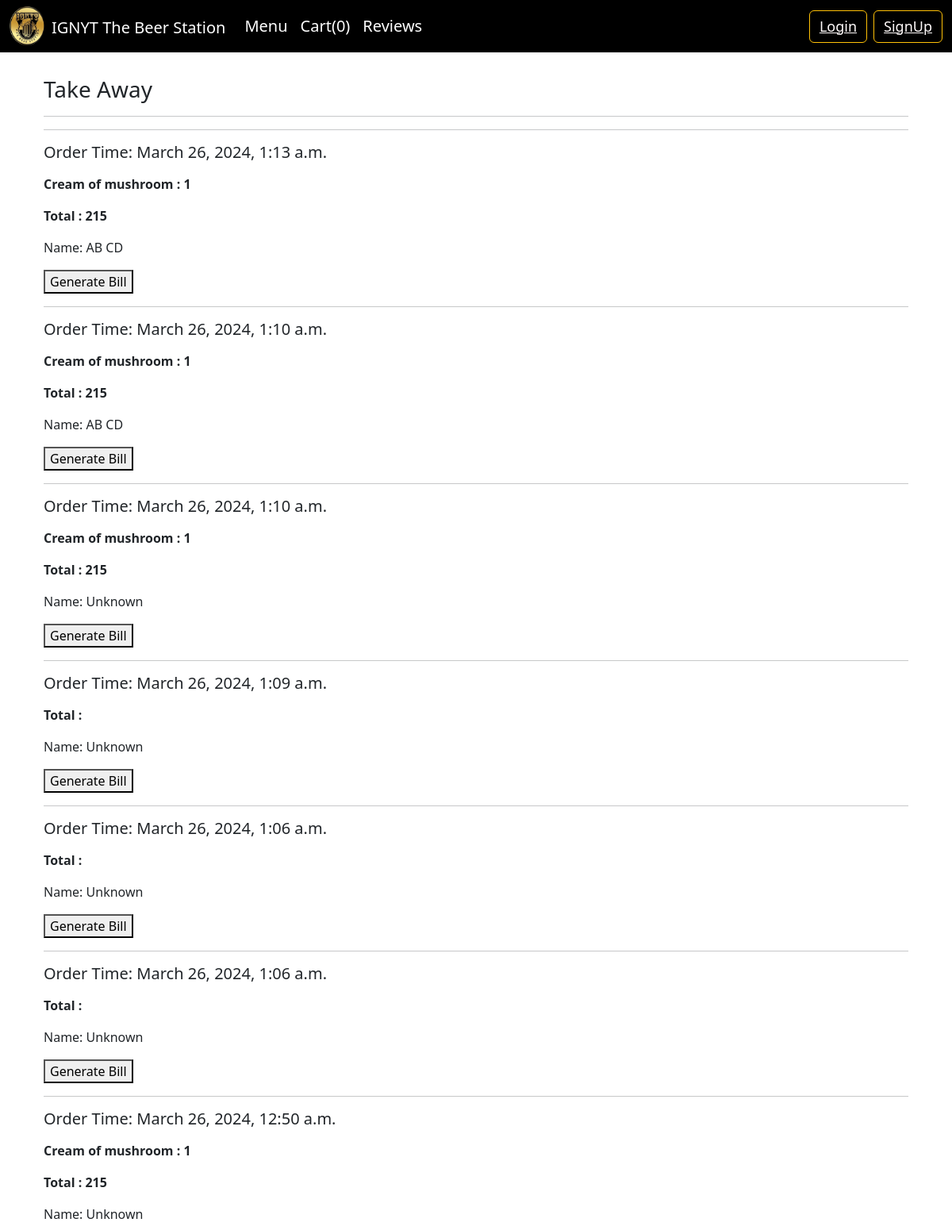
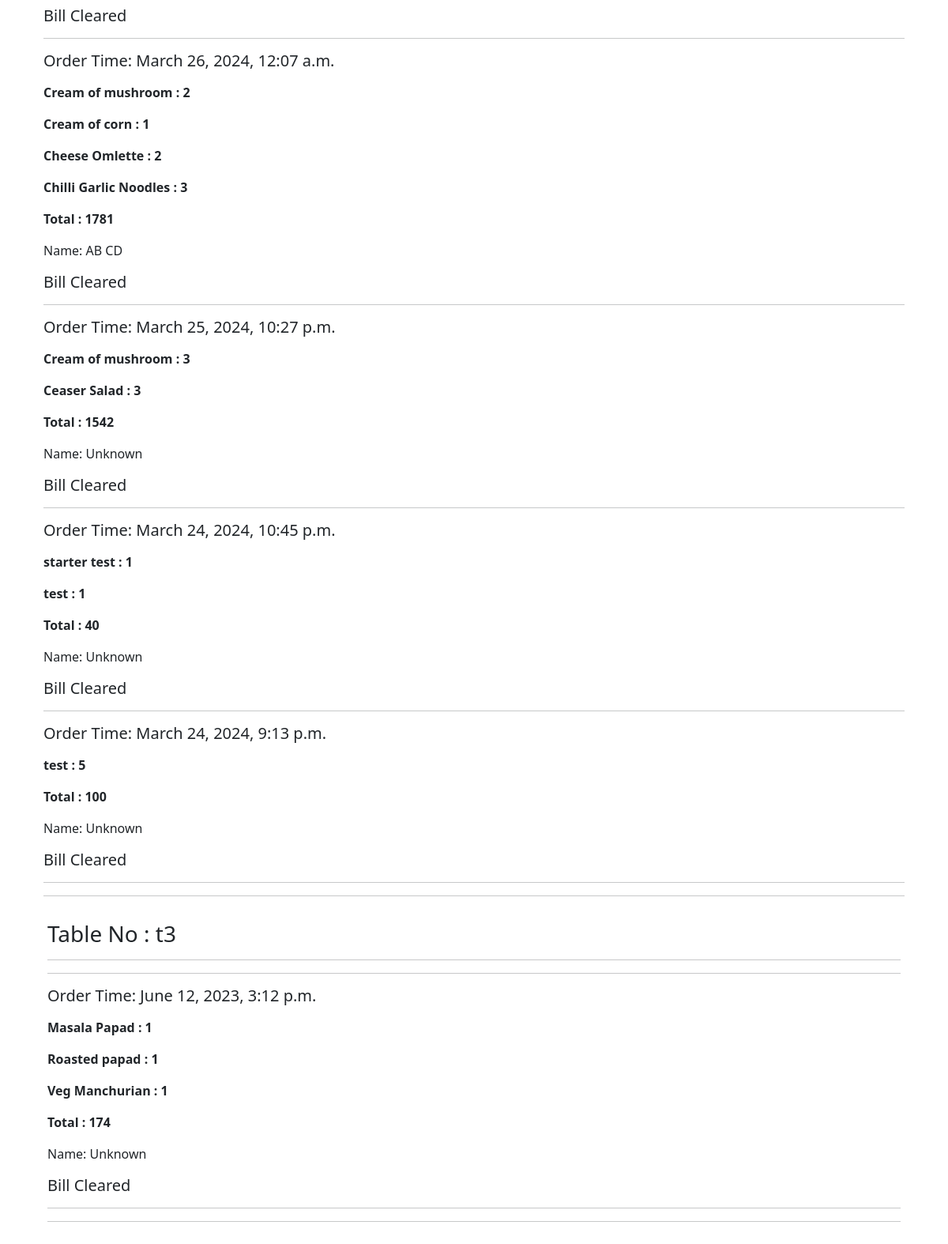
/all_orders, run on the app's committed database (2 pictures, top to bottom).
### cafe/models.py (models this page shows)
class order(models.Model):
    order_id = models.AutoField(primary_key=True)
    items_json = models.CharField(max_length=5000)
    name = models.CharField(max_length=30, default='')
    phone = models.CharField(max_length=10, default='')
    table = models.CharField(max_length=15, default='take away')
    price = models.CharField(max_length=5, default='0')
    order_time = models.DateTimeField()
    bill_clear = models.BooleanField(default=False)

### cafe/views.py (the view)
# urls.py: path('all_orders', views.all_orders, name='all_orders'),
def all_orders(request):
    context = {}
    orders = order.objects.all().order_by('-order_time')
    order_by_table = {}
    for key, group in groupby(orders, key=lambda x: x.table):
        order_by_table[key] = list(group)
    for table, orders in order_by_table.items():
        for ord in orders:
            items_json_str = ord.items_json
            ord.items_json = json.loads(items_json_str)
    context = {'order_by_table': order_by_table}
    return render(request, 'all_orders.html', context)

### templates/all_orders.html (shortened to what this page needs)
{% extends 'base.html' %}
{% block body %}
<div style="padding: 15px 50px 15px">
  {% for table, orders in order_by_table.items %}
  <div style="padding: 15px 5px 15px">
    {% if table == 'Take Away' %}
    <h3>{{ table }}</h3>
    {% else %}
    <h3>Table No : {{table}}</h3>
    {% endif %}
    <hr>
    <hr>
    {% for o in orders %}
    <h5><p>Order Time: {{ o.order_time }}</p></h5>
     {% for item_key, item_values in o.items_json.items %}
    <b><p>{{ item_values.1 }} : {{ item_values.0 }}</p></b>
    {% endfor %}
    <b><p>Total : {{o.price}}</p></b>
    <p>Name: {{ o.name }}</p>
      {% if not o.bill_clear %}
      <button onclick="generateBill('{{table}}')">Generate Bill</button>
      {%else%}
      <b><h5>Bill Cleared</h5></b>
      {% endif %}
    <hr>
    {% endfor %}
    <hr>
  {% endfor %}
  </div>
</div>
{% endblock body %}

### templates/base.html (shortened to what this page needs)
<!doctype html>
<html lang="en">
  <head>
    <link href="https://cdn.jsdelivr.net/npm/bootstrap@5.3.0-alpha2/dist/css/bootstrap.min.css" rel="stylesheet">
  </head>
  <body>
    <nav class="navbar navbar-expand-lg navbar-dark bg-black sticky-top" style="mb-1">
        <div class="container-fluid">
            <img src="static/ignyt.png" alt="Logo" width="45" height="50" class="d-inline-block align-text-top me-md-2">
            <div class = 'nav-logo'>
                <a class="navbar-brand" href="/">IGNYT The Beer Station</a>
            </div>
            <div class="collapse navbar-collapse" id="navbarSupportedContent">
                <ul class="navbar-nav me-auto mb-2 mb-lg-0">
                  {%if user.is_superuser%}
                  <li class="nav-item">
                        <a class="nav-link active" aria-current="page" href="/">Edit Menu</a>
                  </li>
                  {%else%}
                    <li class="nav-item">
                        <a class="nav-link active" aria-current="page" href="/">Menu</a>
                    </li>
                  <li>
                    <a class="nav-link active" href="/cart">Cart(<span id="cart">0</span>)</a>
                </li>
                  {%endif%}
                <li class="nav-item">
                    <a class="nav-link active" href="/reviews">Reviews</a>
                </li>
            </ul>
            {% if user.is_authenticated %}
            <div class="nav-button">
                <button type="submit" class="btn btn-outline-warning"><a class="nav-button active" href='/logout'>Logout</a></button>
                {% else %}
                <button type="button" class="btn btn-outline-warning me-md-2"><a class="nav-button active" href="/login">Login</a></button>
                <button type="button" class="btn btn-outline-warning"><a class="nav-button active" href="/signup">SignUp</a></button>
                {% endif %}
            </div>
        </div>
</nav>
{% block body %} {% endblock body %}
  </body>
</html>

### templates/base.html (style rules this page uses)
* { text-decoration:none; }
.nav-logo { font-size : 25px; }
.nav-link { font-size : 20px; }
.nav-button { color : snow; font-size : 18px; }

### data on the page
order: table "Take Away", order_time "March 26, 2024, 1:13 a.m.", item_values "Cream of mushroom", item_values "1", price "215", name "AB CD"
order: order_time "March 26, 2024, 1:10 a.m.", item_values "Cream of mushroom", item_values "1", price "215", name "AB CD"
order: order_time "March 26, 2024, 1:10 a.m.", item_values "Cream of mushroom", item_values "1", price "215", name "Unknown"
order: order_time "March 26, 2024, 1:09 a.m.", name "Unknown"
order: order_time "March 26, 2024, 1:06 a.m.", name "Unknown"
order: order_time "March 26, 2024, 1:06 a.m.", name "Unknown"
order: order_time "March 26, 2024, 12:50 a.m.", item_values "Cream of mushroom", item_values "1", price "215", name "Unknown", bill_clear "Bill Cleared"
order: order_time "March 26, 2024, 12:07 a.m.", item_values "Cream of mushroom" "Cream of corn" "Cheese Omlette" "Chilli Garlic Noodles", item_values "2" "1" "2" "3", price "1781", name "AB CD", bill_clear "Bill Cleared"
order: order_time "March 25, 2024, 10:27 p.m.", item_values "Cream of mushroom" "Ceaser Salad", item_values "3" "3", price "1542", name "Unknown", bill_clear "Bill Cleared"
order: order_time "March 24, 2024, 10:45 p.m.", item_values "starter test" "test", item_values "1" "1", price "40", name "Unknown", bill_clear "Bill Cleared"
order: order_time "March 24, 2024, 9:13 p.m.", item_values "test", item_values "5", price "100", name "Unknown", bill_clear "Bill Cleared"
order: table "t3", order_time "June 12, 2023, 3:12 p.m.", item_values "Masala Papad" "Roasted papad" "Veg Manchurian", item_values "1" "1" "1", price "174", name "Unknown", bill_clear "Bill Cleared"
